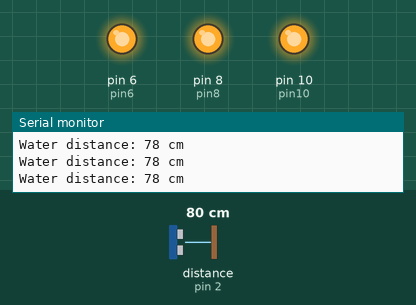
This sketch was run on a simulated Arduino Uno, built with avr-gcc and run on an emulated ATmega328P. Shown: output pins drawn as LEDs (lit = HIGH), the last lines printed to the serial monitor. Wiring (inferred from the names in the program): ultrasonic range finder: trigger pin 3; echo pin 2. The test bench sets the inputs (shaded band); at power-on: distance to the obstacle (sensor on pin 2) 80 cm. The echo pulse lasts 58.3 µs per cm; pins used as bus, display or sensor lines are not drawn.

Above: at 1.3 s.
1.4 s: distance to the obstacle (sensor on pin 2) set to 96 cm
2.9 s: distance to the obstacle (sensor on pin 2) set to 104 cm
At 4.0 s:
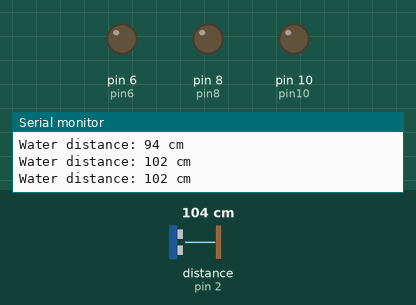
4.5 s: distance to the obstacle (sensor on pin 2) set to 199 cm
6.0 s: distance to the obstacle (sensor on pin 2) set to 208 cm
At 7.3 s:
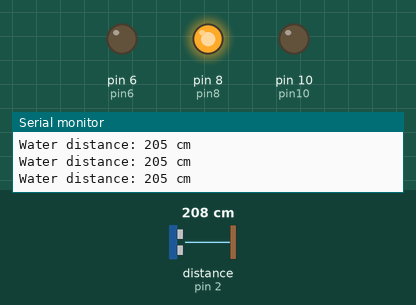
7.6 s: distance to the obstacle (sensor on pin 2) set to 2 cm
At 8.4 s:
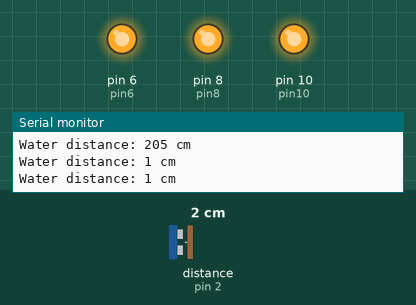
9.1 s: distance to the obstacle (sensor on pin 2) set to 120 cm
At 9.9 s:
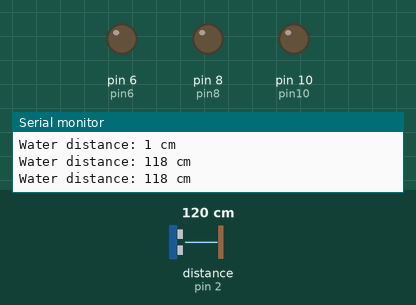
Timing chart, 0 to 11.6 s (numbered marks = the images above; inputs shaded):
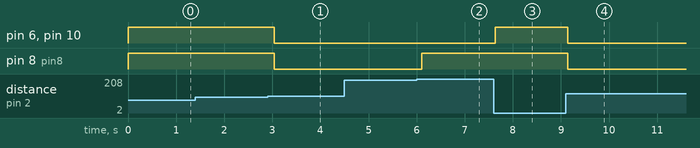

The sketch:

water_level_detector_inside_the_tank1.ino
```cpp
const int trigPin = 3;
const int echoPin = 2;

const int pin8 = 8;
const int pin10 = 10;
const int pin6 = 6;

long duration;
int Waterlevel;

void setup() {
  pinMode(trigPin, OUTPUT);
  pinMode(echoPin, INPUT);

  pinMode(pin8, OUTPUT);
  pinMode(pin10, OUTPUT);
  pinMode(pin6, OUTPUT);

  Serial.begin(9600);
}

void loop() {
  // Measure distance using ultrasonic sensor
  digitalWrite(trigPin, LOW);
  delayMicroseconds(2);

  digitalWrite(trigPin, HIGH);
  delayMicroseconds(10);
  digitalWrite(trigPin, LOW);

  duration = pulseIn(echoPin, HIGH, 30000);

  if (duration == 0) {
    Serial.println("Sensor not detecting distance");

    digitalWrite(pin8, LOW);
    digitalWrite(pin10, LOW);
    digitalWrite(pin6, LOW);
  } else {
    Waterlevel = duration * 0.034 / 2;

    Serial.print("Water distance: ");
    Serial.print(Waterlevel);
    Serial.println(" cm");

    if (Waterlevel > 200) {
      // Low water condition
      digitalWrite(pin8, HIGH);
      digitalWrite(pin10, LOW);
      digitalWrite(pin6, LOW);
    }
    else if (Waterlevel < 100) {
      // Water is closer to the sensor
      digitalWrite(pin8, HIGH);
      digitalWrite(pin10, HIGH);
      digitalWrite(pin6, HIGH);
    }
    else {
      // Medium water condition
      digitalWrite(pin8, LOW);
      digitalWrite(pin10, LOW);
      digitalWrite(pin6, LOW);
    }
  }

  delay(500);
}
```

Measured:
- the behaviour switches between 101 and 102 cm on distance to the obstacle (sensor on pin 2) (found by bisection; images 0 and 1)
- the behaviour switches between 203 and 204 cm on distance to the obstacle (sensor on pin 2) (found by bisection; images 1 and 2)
- after the input at 2.9 s, pin 6 (pin6), pin 8 (pin8), pin 10 (pin10): HIGH → LOW after 0.14 s
- after the input at 6.0 s, pin 8 (pin8): LOW → HIGH after 0.11 s
- after the input at 7.6 s, pin 6 (pin6), pin 10 (pin10): LOW → HIGH at once
- after the input at 9.1 s, pin 6 (pin6), pin 8 (pin8), pin 10 (pin10): HIGH → LOW at once
